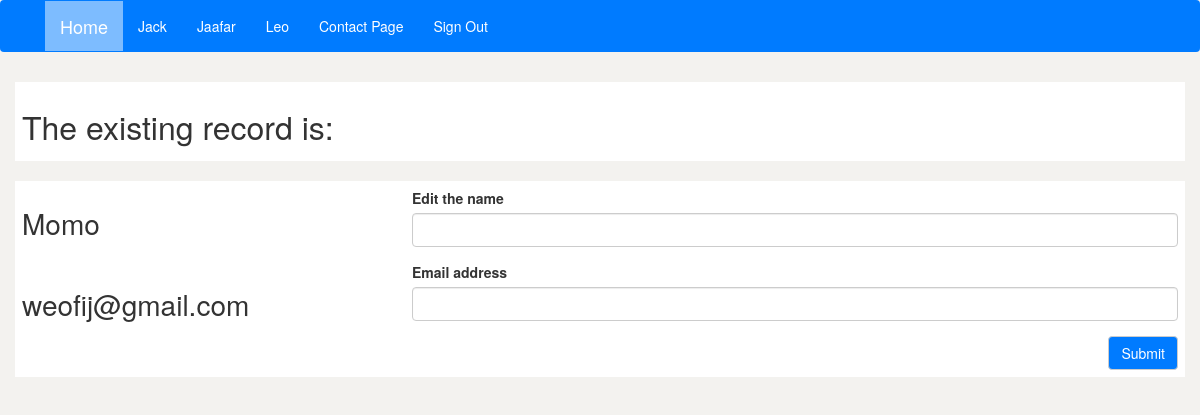
Before: /update/1 (signed in) with the older database file.
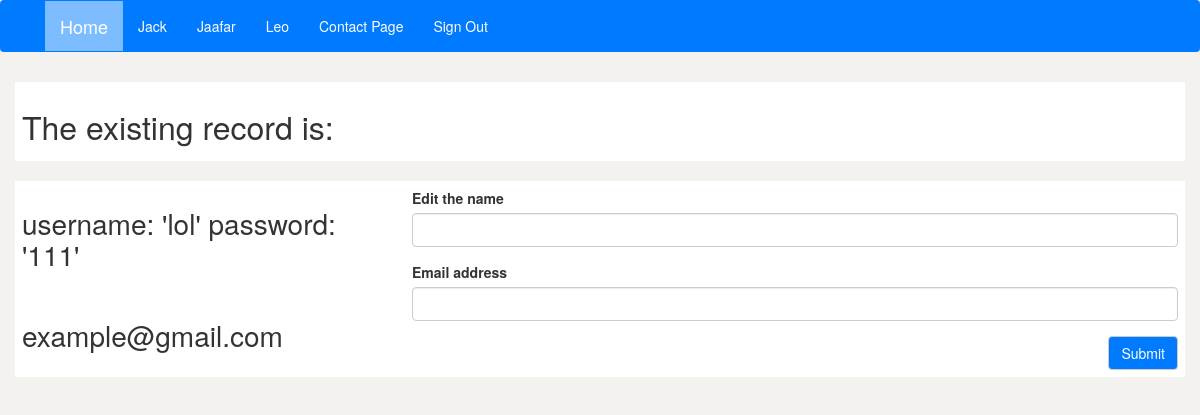
After: the same page with the newer database file.
### app.py (models this page shows)
class Contact(db.Model):
	id = db.Column(db.Integer, primary_key=True)
	name = db.Column(db.String(200), nullable=False, unique=False)
	email = db.Column(db.String(200), nullable=False, unique=True)
	username = db.Column(db.String(200), nullable=False, unique=False)

### app.py (the view)
@app.route('/update/<int:contactId>', methods=['GET', 'POST'])
def edit_page(contactId):
    update_form = UpdateForm()
    if session['authenticated'] == True:
    	if update_form.validate_on_submit():
    		contact = Contact.query.filter_by(id=contactId).first()
    		contact.name = update_form.name.data
    		contact.email = update_form.email.data
    		db.session.commit()
    		return redirect(url_for('contact'))
    	contact = Contact.query.filter_by(id=contactId).first()
    	return render_template('edit.html', update_form=update_form, contact = contact, authenticated=session['authenticated'])
    else:
    	return redirect(url_for('contact'))

### app.py
class UpdateForm(FlaskForm):
    name = StringField('Edit the name', validators=[DataRequired()])
    email = EmailField('Email address', [DataRequired(), Email()])
    submit = SubmitField('Submit')

### templates/edit.html
{% extends "base.html" %}
{% import "bootstrap/wtf.html" as wtf %}
{% block page_content %}
<div class="container">
	<div class="row display-flex">
		<div class="bg-layout col-lg-12 col-md-12 col-xs-12">
			<h1>The existing record is:</h1>
		</div>
		<div class="bg-layout col-lg-4 col-md-4 col-xs-12">
			<h2>{{contact.name}}</h2>
			<br>
			<h2>{{contact.email}}</h2>
		</div>
		<div class="bg-layout col-lg-8 col-md-8 col-xs-12">
			{{ wtf.quick_form(update_form) }}
		</div>
	</div>
</div>
{% endblock %}

### templates/base.html (shortened to what this page needs)
{% extends "bootstrap/base.html" %}
{% block head %}
{{ super() }}
{{ super() }}
    <link rel="stylesheet" type="text/css" href="{{ url_for('static',filename='styles.css') }}">
{% endblock %}
{% block navbar %}
{% if authenticated %}
    {% set navigation_bar = [
    	('/', 'index', 'Home'),
        ('/jack', 'jack', 'Jack'),
        ('/jaafar', 'jaafar', 'Jaafar'),
        ('/leo', 'leo', 'Leo'),
        ('/contact', 'contact', 'Contact Page'),
        ('/signout', 'signout', 'Sign Out')
    ] -%}
{% else %}
    {% set navigation_bar = [
        ('/', 'index', 'Home'),
        ('/jack', 'jack', 'Jack'),
        ('/jaafar', 'jaafar', 'Jaafar'),
        ('/leo', 'leo', 'Leo'),
        ('/contact', 'contact', 'Contact Page'),
        ('/create', 'create', 'Create Account'),
        ('/signin', 'signin', 'Sign In')
    ] -%}
{% endif %}
{% set active_page = active_page|default('index') -%}
<nav class="navbar navbar-expand-lg">
    <div class="container">
        <div class="navbar-collapse collapse" >
            <ul id="navigation" class=" nav navbar-nav">
                {% for href, id, caption in navigation_bar %}
				  <li{% if id == active_page %} class="active"{% endif
				  %}><a href="{{ url_for(id) }}">{{ caption|e }}</a></li>
				{% endfor %}
            </ul>
        </div>
    </div>
</nav>
{% endblock %}
{% block content %}
    {% block page_content %}{% endblock %}
{% endblock %}

### static/styles.css (style rules this page uses)
.navbar, .navbar-expand-lg { background-color: #007bff; color: white; line-height: 50px; background-image: none !important; }
.nav.navbar-nav li a, .navbar-brand { color: white !important; }
.nav.navbar-nav li:nth-of-type(1) a { color: white !important; font-size: 18px; }
body { background-color: #f3f2ef; }
.bg-layout { background-color: white; padding: 7px; }
h1 { font-size: 32px; }
h2 { font-size: 28px; }
.row.display-flex { display: flex; flex-wrap: wrap; }
.row.display-flex > [class*='col-'] { display: flex; flex-direction: column; }
[class*="col-"] { margin-bottom: 10px; margin-top: 10px; }
.active { background-color: #7dbcff; }
#submit { background-color: #007bff !important; color: white; float: right; }

Changed rows visible on the page:
changed Contact: name "Momo" → "username: 'lol' password: '111'"; email "weofij@gmail.com" → "example@gmail.com"
